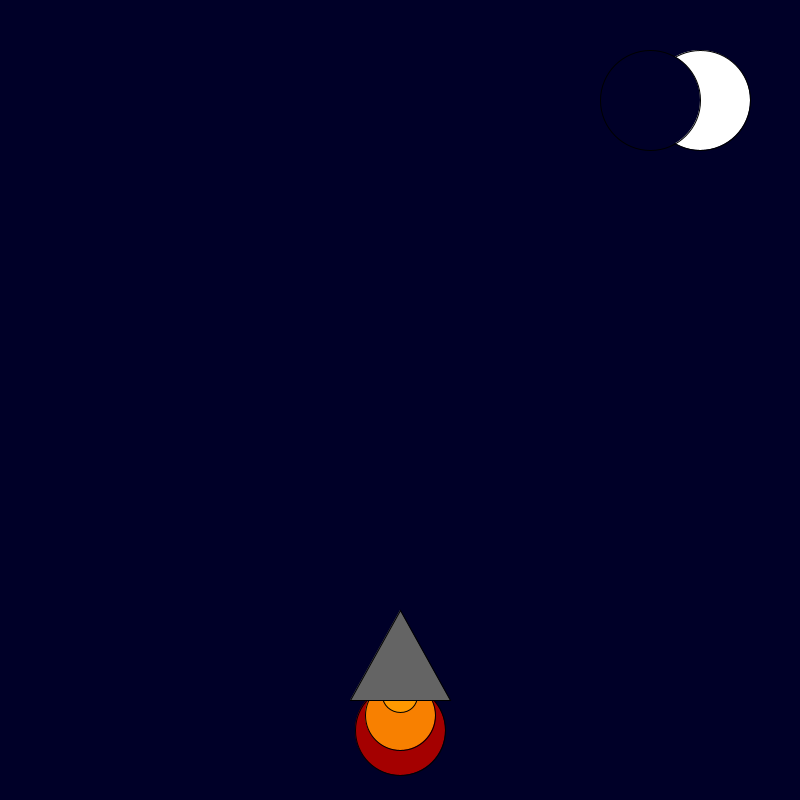
Frame 1 (no input)
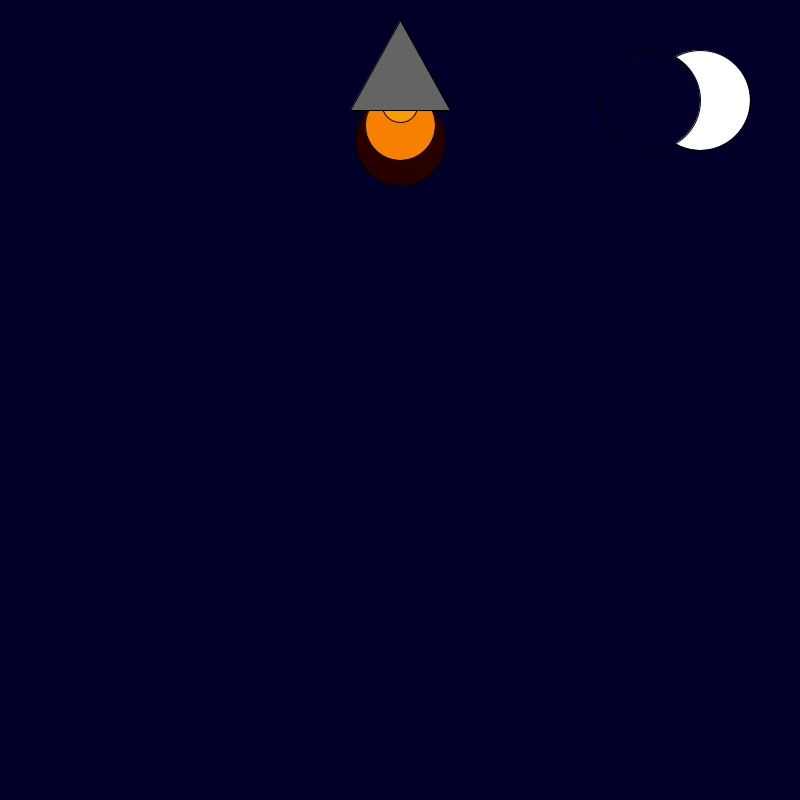
Frame 60 (the mouse pressed at the canvas centre just before this capture)
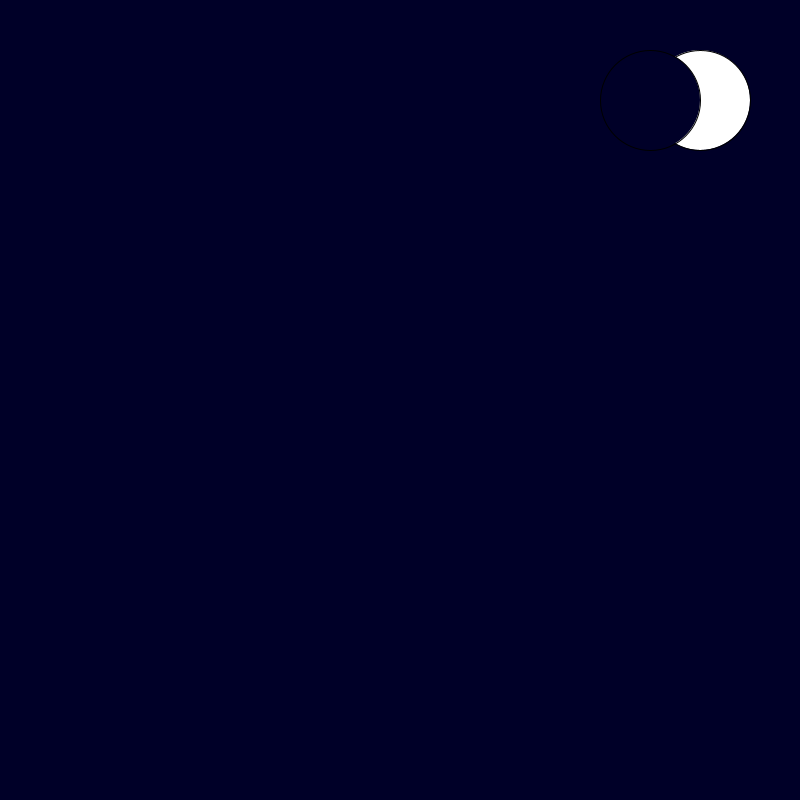
Frame 120 (the mouse held since frame 60 and released just before this capture)

The Processing sketch that drew these frames (run headless with seeded random() and noise(); from frame 60 on, the mouse is pressed at the canvas centre):

// Processing sketch: spaceout
// ── spaceout.pde

int x = 400;
int y = 600;

void setup() {
  background(0, 0, 40);
  size(800, 800);
}

void draw() {
  background(0, 0, 40);
  fill(random(255), 0, 0);
  ellipse(x, y + 130, 90, 90);
  fill(248, 128, 0);
  ellipse(x, y + 115, 70, 70);
  fill(255, 153, 0);
  ellipse(x, y + 95, 35, 35);
  fill(100, 100, 100);
  triangle(x, y + 10, x + 50, y + 100, x - 50, y + 100);
  fill(255,255,255);
  ellipse(700,100,100,100);
  fill(0,0,40);
  ellipse(650,100,100,100);
  
  y=y-10;
}
